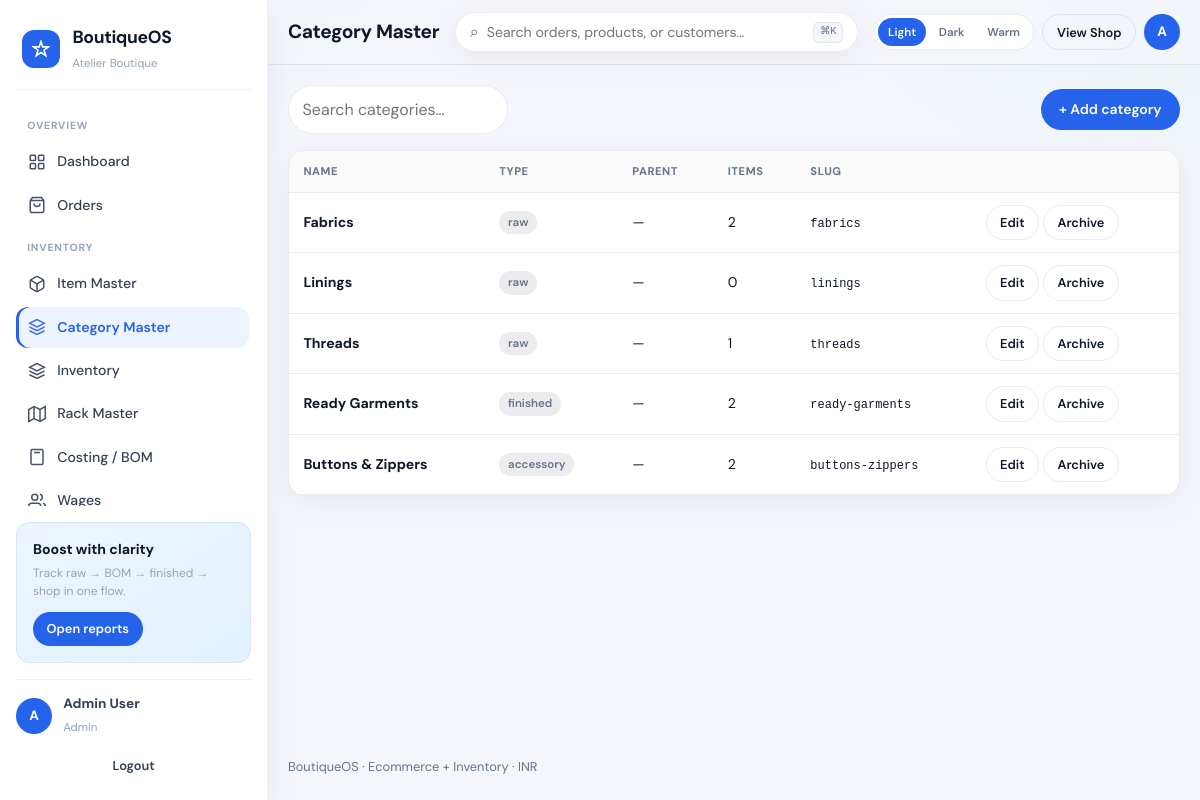
Screenshot of /admin/categories.php (signed in) with the database file from the repository.
### tables this page shows
CREATE TABLE categories (
  id INT UNSIGNED AUTO_INCREMENT PRIMARY KEY,
  name VARCHAR(120) NOT NULL,
  slug VARCHAR(140) NOT NULL UNIQUE,
  type ENUM('raw','finished','accessory','service') NOT NULL DEFAULT 'raw',
  parent_id INT UNSIGNED DEFAULT NULL,
  description TEXT,
  is_active TINYINT(1) NOT NULL DEFAULT 1,
  created_at TIMESTAMP DEFAULT CURRENT_TIMESTAMP,
  INDEX (parent_id)
);

### config/bootstrap.php (called while the page is built, shortened)
<?php
function e(?string $str): string {
    return htmlspecialchars((string) $str, ENT_QUOTES | ENT_SUBSTITUTE, 'UTF-8');
}

### admin/categories.php (the view, shortened to what this page needs)
<?php
require_once dirname(__DIR__) . '/config/bootstrap.php';
$pdo = db();
$cats = $pdo->query("
  SELECT c.*,
    p.name AS parent_name,
    (SELECT COUNT(*) FROM items i WHERE i.category_id=c.id AND i.is_active=1) AS item_count
  FROM categories c
  LEFT JOIN categories p ON p.id = c.parent_id
  WHERE c.is_active=1
  ORDER BY c.type, c.name
")->fetchAll();
require ROOT_PATH . '/includes/admin_header.php';
?>
<div class="toolbar">
  <input type="search" id="tableSearch" class="filter-input" placeholder="Search categories…" style="border-radius:999px;min-width:220px">
  <button class="btn btn-primary" type="button" onclick="openModal('catModal');document.getElementById('catForm').reset();document.getElementById('catId').value='';document.getElementById('modalTitle').textContent='New category'">+ Add category</button>
</div>
<div class="panel">
  <div class="table-wrap">
    <table class="data">
      <thead>
        <tr><th>Name</th><th>Type</th><th>Parent</th><th>Items</th><th>Slug</th><th></th></tr>
      </thead>
      <tbody>
      <?php foreach ($cats as $c): ?>
        <tr>
          <td>
            <strong><?= e($c['name']) ?></strong>
          </td>
          <td><span class="badge badge-muted"><?= e($c['type']) ?></span></td>
          <td><?= e($c['parent_name'] ?: '—') ?></td>
          <td><?= (int)$c['item_count'] ?></td>
          <td><code style="font-size:.75rem"><?= e($c['slug']) ?></code></td>
          <td style="white-space:nowrap">
            <button type="button" class="btn btn-outline btn-sm" onclick='editCat(<?= json_encode($c, JSON_HEX_TAG|JSON_HEX_APOS|JSON_HEX_AMP) ?>)'>Edit</button>
            <form method="post" style="display:inline" onsubmit="return confirm('Archive this category?')">
              <button class="btn btn-outline btn-sm" type="submit">Archive</button>
            </form>
          </td>
        </tr>
      <?php endforeach; ?>
      </tbody>
    </table>
  </div>
</div>
<?php require ROOT_PATH . '/includes/admin_footer.php'; ?>

### assets/css/app.css (style rules this page uses)
*,*::before,*::after { box-sizing:border-box;margin:0;padding:0 }
html { -webkit-text-size-adjust:100%;scroll-behavior:smooth }
body { font-family:"DM Sans",system-ui,sans-serif;color:var(--ink);background:var(--surface);line-height:1.5;min-height:100dvh }
button,input,select,textarea { font:inherit }
:root,html[data-theme=light] { --primary:#2563EB;--accent:#2563EB;--accent-2:#10B981;--warn:#F59E0B;--danger:#EF4444; --surface:#F4F6FB;--panel:#FFFFFF;--ink:#0F172A;--muted:#64748B; --line:rgba(15,23,42,.08);--shadow:0 8px 30px rgba(15,23,42,.06); --sidebar-bg:#FFFFFF;--sidebar-ink:#334155;--sidebar-muted:#94A3B8; --sidebar-active-bg:#EEF4FF;--sidebar-active:#2563EB;--sidebar-border:rgba(15,23,42,.06); --topbar-bg:rgba(244,246,251,.86);--input-bg:#fff;--stripe:rgba(37,99,235,.12); --radius:16px;--sidebar:268px;--safe-b:env(safe-area-inset-bottom,0px); --promo-bg:linear-gradient(145deg,#EEF4FF,#E0F2FE);--chart-bar:#2563EB;--chart-bar-alt:#10B981;--chart-bar-muted:#CBD5E1; }
.app-body { background: radial-gradient(900px 420px at 0% -10%,var(--stripe),transparent 55%), radial-gradient(700px 380px at 100% 0%,rgba(16,185,129,.06),transparent 50%), var(--surface) }
.btn { display:inline-flex;align-items:center;justify-content:center;gap:.4rem;border:0;border-radius:999px;padding:.65rem 1.15rem;font-weight:600;font-size:.875rem;cursor:pointer;transition:.15s ease;white-space:nowrap }
.btn-sm { padding:.45rem .85rem;font-size:.8rem }
.btn-primary { background:var(--primary);color:#fff }
.btn-outline { background:transparent;border:1px solid var(--line);color:var(--ink) }
.panel { background:var(--panel);border:1px solid var(--line);border-radius:var(--radius);overflow:hidden;box-shadow:var(--shadow) }
.toolbar { display:flex;gap:.65rem;flex-wrap:wrap;align-items:center;margin-bottom:1rem }
.table-wrap { overflow:auto }
table.data { width:100%;border-collapse:collapse;font-size:.88rem }
table.data th,table.data td { padding:.75rem .9rem;text-align:left;border-bottom:1px solid var(--line);vertical-align:middle }
table.data th { font-size:.7rem;text-transform:uppercase;letter-spacing:.05em;color:var(--muted);font-weight:700;background:rgba(15,23,42,.02) }
.badge { display:inline-flex;align-items:center;padding:.2rem .55rem;border-radius:999px;font-size:.72rem;font-weight:600 }
.badge-muted { background:var(--line);color:var(--muted) }
.field input,.field select,.field textarea,.filter-input { border:1px solid var(--line);border-radius:12px;padding:.7rem .85rem;background:var(--input-bg);color:var(--ink);outline:none;transition:.15s }
.stat-card,.panel { animation:fadeIn .35s ease both }

### rows the page displays
categories: name "Fabrics", type "raw", parent_name "—", item_count "2", slug "fabrics"
categories: name "Linings", type "raw", parent_name "—", item_count "0", slug "linings"
categories: name "Threads", type "raw", parent_name "—", item_count "1", slug "threads"
categories: name "Ready Garments", type "finished", parent_name "—", item_count "2", slug "ready-garments"
categories: name "Buttons & Zippers", type "accessory", parent_name "—", item_count "2", slug "buttons-zippers"

### other values shown
$cfg['app_name'] "BoutiqueOS"
$cfg['business_name'] "Atelier Boutique"
$groups[$g] "OVERVIEW"
$item['label'] "Dashboard"
$item['label'] "Orders"
$groups[$g] "INVENTORY"
$item['label'] "Item Master"
$item['label'] "Category Master"
$item['label'] "Inventory"
$item['label'] "Rack Master"
$item['label'] "Costing / BOM"
$item['label'] "Wages"
mb_substr($user['name'] ?? 'U', 0, 1) "A"
$user['name'] "Admin User"
$user['role'] "Admin"
